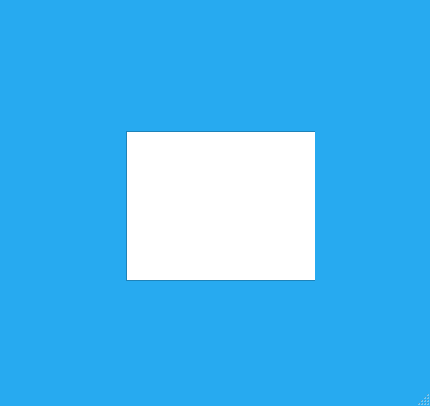
<?xml version="1.0" encoding="UTF-8"?>
<ui version="4.0">
 <class>BabelWindow</class>
 <widget class="QMainWindow" name="BabelWindow">
  <property name="geometry">
   <rect>
    <x>0</x>
    <y>0</y>
    <width>430</width>
    <height>406</height>
   </rect>
  </property>
  <property name="palette">
   <palette>
    <active>
     <colorrole role="WindowText">
      <brush brushstyle="SolidPattern">
       <color alpha="255">
        <red>0</red>
        <green>0</green>
        <blue>0</blue>
       </color>
      </brush>
     </colorrole>
     <colorrole role="Button">
      <brush brushstyle="SolidPattern">
       <color alpha="255">
        <red>39</red>
        <green>170</green>
        <blue>240</blue>
       </color>
      </brush>
     </colorrole>
     <colorrole role="Light">
      <brush brushstyle="SolidPattern">
       <color alpha="255">
        <red>147</red>
        <green>218</green>
        <blue>255</blue>
       </color>
      </brush>
     </colorrole>
     <colorrole role="Midlight">
      <brush brushstyle="SolidPattern">
       <color alpha="255">
        <red>93</red>
        <green>194</green>
        <blue>247</blue>
       </color>
      </brush>
     </colorrole>
     <colorrole role="Dark">
      <brush brushstyle="SolidPattern">
       <color alpha="255">
        <red>19</red>
        <green>85</green>
        <blue>120</blue>
       </color>
      </brush>
     </colorrole>
     <colorrole role="Mid">
      <brush brushstyle="SolidPattern">
       <color alpha="255">
        <red>26</red>
        <green>113</green>
        <blue>160</blue>
       </color>
      </brush>
     </colorrole>
     <colorrole role="Text">
      <brush brushstyle="SolidPattern">
       <color alpha="255">
        <red>0</red>
        <green>0</green>
        <blue>0</blue>
       </color>
      </brush>
     </colorrole>
     <colorrole role="BrightText">
      <brush brushstyle="SolidPattern">
       <color alpha="255">
        <red>255</red>
        <green>255</green>
        <blue>255</blue>
       </color>
      </brush>
     </colorrole>
     <colorrole role="ButtonText">
      <brush brushstyle="SolidPattern">
       <color alpha="255">
        <red>0</red>
        <green>0</green>
        <blue>0</blue>
       </color>
      </brush>
     </colorrole>
     <colorrole role="Base">
      <brush brushstyle="SolidPattern">
       <color alpha="255">
        <red>255</red>
        <green>255</green>
        <blue>255</blue>
       </color>
      </brush>
     </colorrole>
     <colorrole role="Window">
      <brush brushstyle="SolidPattern">
       <color alpha="255">
        <red>39</red>
        <green>170</green>
        <blue>240</blue>
       </color>
      </brush>
     </colorrole>
     <colorrole role="Shadow">
      <brush brushstyle="SolidPattern">
       <color alpha="255">
        <red>0</red>
        <green>0</green>
        <blue>0</blue>
       </color>
      </brush>
     </colorrole>
     <colorrole role="AlternateBase">
      <brush brushstyle="SolidPattern">
       <color alpha="255">
        <red>147</red>
        <green>212</green>
        <blue>247</blue>
       </color>
      </brush>
     </colorrole>
     <colorrole role="ToolTipBase">
      <brush brushstyle="SolidPattern">
       <color alpha="255">
        <red>255</red>
        <green>255</green>
        <blue>220</blue>
       </color>
      </brush>
     </colorrole>
     <colorrole role="ToolTipText">
      <brush brushstyle="SolidPattern">
       <color alpha="255">
        <red>0</red>
        <green>0</green>
        <blue>0</blue>
       </color>
      </brush>
     </colorrole>
    </active>
    <inactive>
     <colorrole role="WindowText">
      <brush brushstyle="SolidPattern">
       <color alpha="255">
        <red>0</red>
        <green>0</green>
        <blue>0</blue>
       </color>
      </brush>
     </colorrole>
     <colorrole role="Button">
      <brush brushstyle="SolidPattern">
       <color alpha="255">
        <red>39</red>
        <green>170</green>
        <blue>240</blue>
       </color>
      </brush>
     </colorrole>
     <colorrole role="Light">
      <brush brushstyle="SolidPattern">
       <color alpha="255">
        <red>147</red>
        <green>218</green>
        <blue>255</blue>
       </color>
      </brush>
     </colorrole>
     <colorrole role="Midlight">
      <brush brushstyle="SolidPattern">
       <color alpha="255">
        <red>93</red>
        <green>194</green>
        <blue>247</blue>
       </color>
      </brush>
     </colorrole>
     <colorrole role="Dark">
      <brush brushstyle="SolidPattern">
       <color alpha="255">
        <red>19</red>
        <green>85</green>
        <blue>120</blue>
       </color>
      </brush>
     </colorrole>
     <colorrole role="Mid">
      <brush brushstyle="SolidPattern">
       <color alpha="255">
        <red>26</red>
        <green>113</green>
        <blue>160</blue>
       </color>
      </brush>
     </colorrole>
     <colorrole role="Text">
      <brush brushstyle="SolidPattern">
       <color alpha="255">
        <red>0</red>
        <green>0</green>
        <blue>0</blue>
       </color>
      </brush>
     </colorrole>
     <colorrole role="BrightText">
      <brush brushstyle="SolidPattern">
       <color alpha="255">
        <red>255</red>
        <green>255</green>
        <blue>255</blue>
       </color>
      </brush>
     </colorrole>
     <colorrole role="ButtonText">
      <brush brushstyle="SolidPattern">
       <color alpha="255">
        <red>0</red>
        <green>0</green>
        <blue>0</blue>
       </color>
      </brush>
     </colorrole>
     <colorrole role="Base">
      <brush brushstyle="SolidPattern">
       <color alpha="255">
        <red>255</red>
        <green>255</green>
        <blue>255</blue>
       </color>
      </brush>
     </colorrole>
     <colorrole role="Window">
      <brush brushstyle="SolidPattern">
       <color alpha="255">
        <red>39</red>
        <green>170</green>
        <blue>240</blue>
       </color>
      </brush>
     </colorrole>
     <colorrole role="Shadow">
      <brush brushstyle="SolidPattern">
       <color alpha="255">
        <red>0</red>
        <green>0</green>
        <blue>0</blue>
       </color>
      </brush>
     </colorrole>
     <colorrole role="AlternateBase">
      <brush brushstyle="SolidPattern">
       <color alpha="255">
        <red>147</red>
        <green>212</green>
        <blue>247</blue>
       </color>
      </brush>
     </colorrole>
     <colorrole role="ToolTipBase">
      <brush brushstyle="SolidPattern">
       <color alpha="255">
        <red>255</red>
        <green>255</green>
        <blue>220</blue>
       </color>
      </brush>
     </colorrole>
     <colorrole role="ToolTipText">
      <brush brushstyle="SolidPattern">
       <color alpha="255">
        <red>0</red>
        <green>0</green>
        <blue>0</blue>
       </color>
      </brush>
     </colorrole>
    </inactive>
    <disabled>
     <colorrole role="WindowText">
      <brush brushstyle="SolidPattern">
       <color alpha="255">
        <red>19</red>
        <green>85</green>
        <blue>120</blue>
       </color>
      </brush>
     </colorrole>
     <colorrole role="Button">
      <brush brushstyle="SolidPattern">
       <color alpha="255">
        <red>39</red>
        <green>170</green>
        <blue>240</blue>
       </color>
      </brush>
     </colorrole>
     <colorrole role="Light">
      <brush brushstyle="SolidPattern">
       <color alpha="255">
        <red>147</red>
        <green>218</green>
        <blue>255</blue>
       </color>
      </brush>
     </colorrole>
     <colorrole role="Midlight">
      <brush brushstyle="SolidPattern">
       <color alpha="255">
        <red>93</red>
        <green>194</green>
        <blue>247</blue>
       </color>
      </brush>
     </colorrole>
     <colorrole role="Dark">
      <brush brushstyle="SolidPattern">
       <color alpha="255">
        <red>19</red>
        <green>85</green>
        <blue>120</blue>
       </color>
      </brush>
     </colorrole>
     <colorrole role="Mid">
      <brush brushstyle="SolidPattern">
       <color alpha="255">
        <red>26</red>
        <green>113</green>
        <blue>160</blue>
       </color>
      </brush>
     </colorrole>
     <colorrole role="Text">
      <brush brushstyle="SolidPattern">
       <color alpha="255">
        <red>19</red>
        <green>85</green>
        <blue>120</blue>
       </color>
      </brush>
     </colorrole>
     <colorrole role="BrightText">
      <brush brushstyle="SolidPattern">
       <color alpha="255">
        <red>255</red>
        <green>255</green>
        <blue>255</blue>
       </color>
      </brush>
     </colorrole>
     <colorrole role="ButtonText">
      <brush brushstyle="SolidPattern">
       <color alpha="255">
        <red>19</red>
        <green>85</green>
        <blue>120</blue>
       </color>
      </brush>
     </colorrole>
     <colorrole role="Base">
      <brush brushstyle="SolidPattern">
       <color alpha="255">
        <red>39</red>
        <green>170</green>
        <blue>240</blue>
       </color>
      </brush>
     </colorrole>
     <colorrole role="Window">
      <brush brushstyle="SolidPattern">
       <color alpha="255">
        <red>39</red>
        <green>170</green>
        <blue>240</blue>
       </color>
      </brush>
     </colorrole>
     <colorrole role="Shadow">
      <brush brushstyle="SolidPattern">
       <color alpha="255">
        <red>0</red>
        <green>0</green>
        <blue>0</blue>
       </color>
      </brush>
     </colorrole>
     <colorrole role="AlternateBase">
      <brush brushstyle="SolidPattern">
       <color alpha="255">
        <red>39</red>
        <green>170</green>
        <blue>240</blue>
       </color>
      </brush>
     </colorrole>
     <colorrole role="ToolTipBase">
      <brush brushstyle="SolidPattern">
       <color alpha="255">
        <red>255</red>
        <green>255</green>
        <blue>220</blue>
       </color>
      </brush>
     </colorrole>
     <colorrole role="ToolTipText">
      <brush brushstyle="SolidPattern">
       <color alpha="255">
        <red>0</red>
        <green>0</green>
        <blue>0</blue>
       </color>
      </brush>
     </colorrole>
    </disabled>
   </palette>
  </property>
  <property name="windowTitle">
   <string>Babel</string>
  </property>
  <property name="animated">
   <bool>true</bool>
  </property>
  <widget class="QWidget" name="centralWidget">
   <layout class="QGridLayout" name="gridLayout_3">
    <item row="0" column="0">
     <widget class="QStackedWidget" name="stackedWidget">
      <property name="minimumSize">
       <size>
        <width>0</width>
        <height>0</height>
       </size>
      </property>
      <property name="maximumSize">
       <size>
        <width>200</width>
        <height>320</height>
       </size>
      </property>
      <property name="currentIndex">
       <number>2</number>
      </property>
      <widget class="QWidget" name="page">
       <layout class="QGridLayout" name="gridLayout">
        <item row="4" column="0">
         <widget class="QLabel" name="label_password">
          <property name="text">
           <string>Password :</string>
          </property>
         </widget>
        </item>
        <item row="6" column="1">
         <widget class="QPushButton" name="pushButton_seconnecter">
          <property name="font">
           <font>
            <weight>75</weight>
            <bold>true</bold>
           </font>
          </property>
          <property name="text">
           <string>SignIn</string>
          </property>
         </widget>
        </item>
        <item row="1" column="0" colspan="2">
         <widget class="QLabel" name="label_4">
          <property name="maximumSize">
           <size>
            <width>16777215</width>
            <height>50</height>
           </size>
          </property>
          <property name="font">
           <font>
            <weight>75</weight>
            <bold>true</bold>
           </font>
          </property>
          <property name="text">
           <string>SignIn</string>
          </property>
          <property name="alignment">
           <set>Qt::AlignCenter</set>
          </property>
         </widget>
        </item>
        <item row="3" column="0">
         <widget class="QLabel" name="label_pseudo">
          <property name="text">
           <string>Pseudo :</string>
          </property>
         </widget>
        </item>
        <item row="4" column="1">
         <widget class="QLineEdit" name="lineEdit_password">
          <property name="text">
           <string/>
          </property>
         </widget>
        </item>
        <item row="6" column="0">
         <widget class="QPushButton" name="pushButton_registration">
          <property name="text">
           <string>SignUp</string>
          </property>
         </widget>
        </item>
        <item row="2" column="1">
         <widget class="QLineEdit" name="lineEdit_ip">
          <property name="text">
           <string/>
          </property>
         </widget>
        </item>
        <item row="3" column="1">
         <widget class="QLineEdit" name="lineEdit_pseudo">
          <property name="text">
           <string/>
          </property>
         </widget>
        </item>
        <item row="2" column="0">
         <widget class="QLabel" name="label_ip_2">
          <property name="text">
           <string>IP :</string>
          </property>
         </widget>
        </item>
       </layout>
      </widget>
      <widget class="QWidget" name="page_3">
       <layout class="QGridLayout" name="gridLayout_2">
        <item row="9" column="0">
         <widget class="QPushButton" name="btn_swap_signin">
          <property name="text">
           <string>SignIn</string>
          </property>
         </widget>
        </item>
        <item row="1" column="0" colspan="3">
         <widget class="QLabel" name="label_5">
          <property name="maximumSize">
           <size>
            <width>16777215</width>
            <height>50</height>
           </size>
          </property>
          <property name="font">
           <font>
            <weight>75</weight>
            <bold>true</bold>
           </font>
          </property>
          <property name="text">
           <string>SignUp</string>
          </property>
          <property name="alignment">
           <set>Qt::AlignCenter</set>
          </property>
         </widget>
        </item>
        <item row="5" column="0">
         <widget class="QLabel" name="label_3">
          <property name="text">
           <string>Confirm password :</string>
          </property>
         </widget>
        </item>
        <item row="9" column="1" colspan="2">
         <widget class="QPushButton" name="pushButton_register">
          <property name="font">
           <font>
            <weight>75</weight>
            <bold>true</bold>
           </font>
          </property>
          <property name="text">
           <string>SignUp</string>
          </property>
         </widget>
        </item>
        <item row="5" column="2">
         <widget class="QLineEdit" name="lineEdit_passwordconfirmregister"/>
        </item>
        <item row="3" column="0" colspan="2">
         <widget class="QLabel" name="label">
          <property name="text">
           <string>Pseudo : </string>
          </property>
         </widget>
        </item>
        <item row="4" column="0">
         <widget class="QLabel" name="label_2">
          <property name="text">
           <string>Password :</string>
          </property>
         </widget>
        </item>
        <item row="3" column="2">
         <widget class="QLineEdit" name="lineEdit_pseudoregister"/>
        </item>
        <item row="4" column="2">
         <widget class="QLineEdit" name="lineEdit_passwordregister"/>
        </item>
        <item row="2" column="0">
         <widget class="QLabel" name="label_6">
          <property name="text">
           <string>Server ip :</string>
          </property>
         </widget>
        </item>
        <item row="2" column="2">
         <widget class="QLineEdit" name="txt_signUpIp"/>
        </item>
       </layout>
      </widget>
      <widget class="QWidget" name="page_2">
       <widget class="QWidget" name="layoutWidget">
        <property name="geometry">
         <rect>
          <x>0</x>
          <y>20</y>
          <width>201</width>
          <height>302</height>
         </rect>
        </property>
        <layout class="QVBoxLayout" name="verticalLayout_2">
         <item>
          <layout class="QHBoxLayout" name="horizontalLayout">
           <item>
            <widget class="QPushButton" name="pushButton_call">
             <property name="enabled">
              <bool>true</bool>
             </property>
             <property name="minimumSize">
              <size>
               <width>73</width>
               <height>56</height>
              </size>
             </property>
             <property name="maximumSize">
              <size>
               <width>100</width>
               <height>100</height>
              </size>
             </property>
             <property name="text">
              <string/>
             </property>
             <property name="icon">
              <iconset resource="ressourcesClient.qrc">
               <normaloff>:/images/images/call.png</normaloff>:/images/images/call.png</iconset>
             </property>
             <property name="iconSize">
              <size>
               <width>40</width>
               <height>40</height>
              </size>
             </property>
             <property name="flat">
              <bool>true</bool>
             </property>
            </widget>
           </item>
           <item>
            <widget class="QPushButton" name="pushButton_manageFriend">
             <property name="enabled">
              <bool>true</bool>
             </property>
             <property name="minimumSize">
              <size>
               <width>40</width>
               <height>40</height>
              </size>
             </property>
             <property name="maximumSize">
              <size>
               <width>40</width>
               <height>40</height>
              </size>
             </property>
             <property name="text">
              <string/>
             </property>
             <property name="icon">
              <iconset resource="ressourcesClient.qrc">
               <normaloff>:/images/images/add_friend.png</normaloff>:/images/images/add_friend.png</iconset>
             </property>
             <property name="iconSize">
              <size>
               <width>40</width>
               <height>40</height>
              </size>
             </property>
             <property name="flat">
              <bool>true</bool>
             </property>
            </widget>
           </item>
           <item>
            <widget class="QPushButton" name="pushButton_HangUp">
             <property name="enabled">
              <bool>false</bool>
             </property>
             <property name="minimumSize">
              <size>
               <width>72</width>
               <height>56</height>
              </size>
             </property>
             <property name="maximumSize">
              <size>
               <width>72</width>
               <height>56</height>
              </size>
             </property>
             <property name="text">
              <string/>
             </property>
             <property name="icon">
              <iconset resource="ressourcesClient.qrc">
               <normaloff>:/images/images/uncall.png</normaloff>:/images/images/uncall.png</iconset>
             </property>
             <property name="iconSize">
              <size>
               <width>40</width>
               <height>40</height>
              </size>
             </property>
             <property name="flat">
              <bool>true</bool>
             </property>
            </widget>
           </item>
          </layout>
         </item>
         <item alignment="Qt::AlignHCenter|Qt::AlignVCenter">
          <widget class="QListWidget" name="listConnected">
           <property name="minimumSize">
            <size>
             <width>190</width>
             <height>150</height>
            </size>
           </property>
           <property name="maximumSize">
            <size>
             <width>190</width>
             <height>150</height>
            </size>
           </property>
           <property name="palette">
            <palette>
             <active>
              <colorrole role="WindowText">
               <brush brushstyle="SolidPattern">
                <color alpha="255">
                 <red>0</red>
                 <green>0</green>
                 <blue>0</blue>
                </color>
               </brush>
              </colorrole>
             </active>
             <inactive>
              <colorrole role="WindowText">
               <brush brushstyle="SolidPattern">
                <color alpha="255">
                 <red>0</red>
                 <green>0</green>
                 <blue>0</blue>
                </color>
               </brush>
              </colorrole>
             </inactive>
             <disabled>
              <colorrole role="WindowText">
               <brush brushstyle="SolidPattern">
                <color alpha="255">
                 <red>19</red>
                 <green>85</green>
                 <blue>120</blue>
                </color>
               </brush>
              </colorrole>
             </disabled>
            </palette>
           </property>
           <property name="font">
            <font>
             <weight>75</weight>
             <bold>true</bold>
            </font>
           </property>
          </widget>
         </item>
         <item>
          <layout class="QHBoxLayout" name="horizontalLayout_2">
           <item>
            <spacer name="horizontalSpacer_3">
             <property name="orientation">
              <enum>Qt::Horizontal</enum>
             </property>
             <property name="sizeHint" stdset="0">
              <size>
               <width>40</width>
               <height>20</height>
              </size>
             </property>
            </spacer>
           </item>
           <item>
            <widget class="QPushButton" name="pushButton_Disconnection">
             <property name="sizePolicy">
              <sizepolicy hsizetype="Maximum" vsizetype="Maximum">
               <horstretch>0</horstretch>
               <verstretch>0</verstretch>
              </sizepolicy>
             </property>
             <property name="minimumSize">
              <size>
               <width>50</width>
               <height>50</height>
              </size>
             </property>
             <property name="maximumSize">
              <size>
               <width>50</width>
               <height>50</height>
              </size>
             </property>
             <property name="text">
              <string/>
             </property>
             <property name="icon">
              <iconset resource="ressourcesClient.qrc">
               <normaloff>:/images/images/LogoutButton.png</normaloff>:/images/images/LogoutButton.png</iconset>
             </property>
             <property name="iconSize">
              <size>
               <width>200</width>
               <height>50</height>
              </size>
             </property>
             <property name="autoDefault">
              <bool>false</bool>
             </property>
             <property name="default">
              <bool>false</bool>
             </property>
             <property name="flat">
              <bool>true</bool>
             </property>
            </widget>
           </item>
           <item>
            <spacer name="horizontalSpacer">
             <property name="orientation">
              <enum>Qt::Horizontal</enum>
             </property>
             <property name="sizeHint" stdset="0">
              <size>
               <width>40</width>
               <height>20</height>
              </size>
             </property>
            </spacer>
           </item>
           <item>
            <widget class="QPushButton" name="pushButton_chatbox">
             <property name="enabled">
              <bool>false</bool>
             </property>
             <property name="minimumSize">
              <size>
               <width>50</width>
               <height>20</height>
              </size>
             </property>
             <property name="maximumSize">
              <size>
               <width>32</width>
               <height>32</height>
              </size>
             </property>
             <property name="text">
              <string/>
             </property>
             <property name="icon">
              <iconset resource="ressourcesClient.qrc">
               <normaloff>:/images/images/chatbox.png</normaloff>:/images/images/chatbox.png</iconset>
             </property>
             <property name="iconSize">
              <size>
               <width>32</width>
               <height>32</height>
              </size>
             </property>
             <property name="checkable">
              <bool>true</bool>
             </property>
             <property name="flat">
              <bool>true</bool>
             </property>
            </widget>
           </item>
           <item>
            <spacer name="horizontalSpacer_2">
             <property name="orientation">
              <enum>Qt::Horizontal</enum>
             </property>
             <property name="sizeHint" stdset="0">
              <size>
               <width>40</width>
               <height>20</height>
              </size>
             </property>
            </spacer>
           </item>
          </layout>
         </item>
        </layout>
       </widget>
      </widget>
     </widget>
    </item>
   </layout>
  </widget>
  <widget class="QMenuBar" name="menuBar">
   <property name="geometry">
    <rect>
     <x>0</x>
     <y>0</y>
     <width>430</width>
     <height>21</height>
    </rect>
   </property>
  </widget>
  <widget class="QStatusBar" name="statusBar"/>
 </widget>
 <layoutdefault spacing="6" margin="11"/>
 <tabstops>
  <tabstop>lineEdit_ip</tabstop>
  <tabstop>lineEdit_pseudo</tabstop>
  <tabstop>lineEdit_password</tabstop>
  <tabstop>pushButton_registration</tabstop>
  <tabstop>pushButton_seconnecter</tabstop>
  <tabstop>txt_signUpIp</tabstop>
  <tabstop>lineEdit_pseudoregister</tabstop>
  <tabstop>lineEdit_passwordregister</tabstop>
  <tabstop>lineEdit_passwordconfirmregister</tabstop>
  <tabstop>btn_swap_signin</tabstop>
  <tabstop>pushButton_register</tabstop>
  <tabstop>pushButton_call</tabstop>
  <tabstop>pushButton_manageFriend</tabstop>
  <tabstop>pushButton_HangUp</tabstop>
  <tabstop>listConnected</tabstop>
  <tabstop>pushButton_Disconnection</tabstop>
 </tabstops>
 <resources>
  <include location="ressourcesClient.qrc"/>
 </resources>
 <connections/>
</ui>
